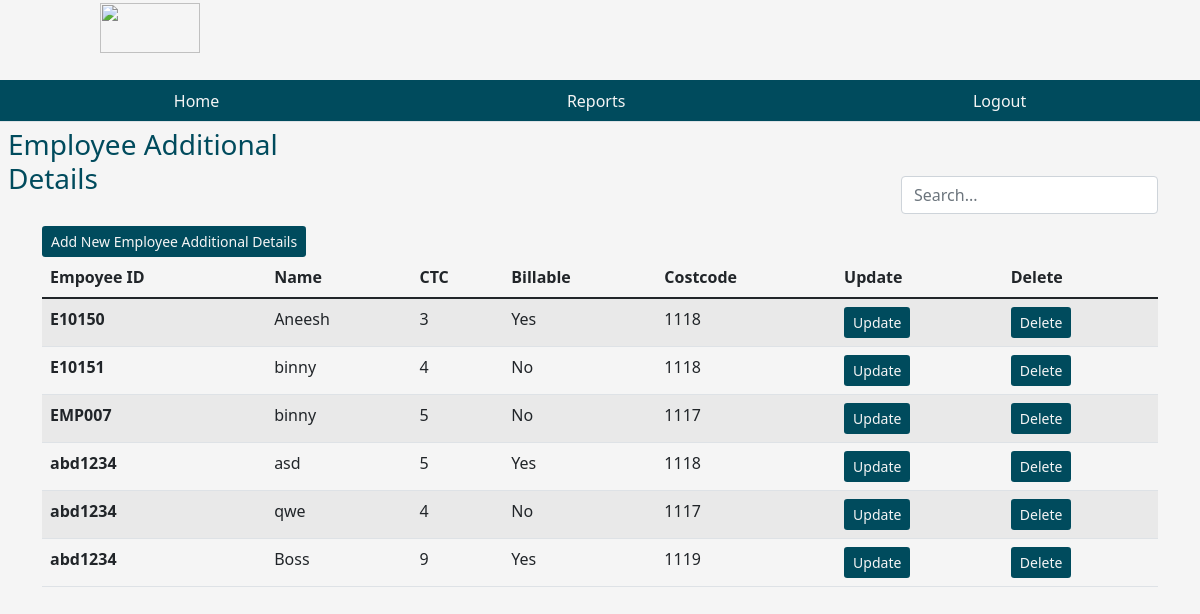
The page /employeeadddetails on the database its author committed.
### tables this page shows
CREATE TABLE empadddetails (slno INTEGER PRIMARY KEY AUTOINCREMENT, name text NOT NULL, ctc INTEGER(20), billable text, costcodes INTEGER(20), empid varchar(50));

### app.py (the view)
@app.route('/employeeadddetails')
def employeeadddetails():
    user = get_current_user()
    db = get_database()
    ead_cur = db.execute('select * from empadddetails ')
    allead = ead_cur.fetchall()
    return render_template('employeeadddetails.html', user = user, allead = allead)

### app.py (called while the page is built)
@app.teardown_appcontext
def close_database(error):
    if hasattr(g, 'crudapplication_db'):
        g.crudapplication_db.close()

def get_current_user():
    user = None
    if 'user' in session:
        user = session['user']
        db = get_database()
        user_cur = db.execute('select * from users where name = ?', [user])
        user = user_cur.fetchone()
    return user

@app.before_request
def before_request():
    g.user = None
    if 'user_id' in session:
        user = [x for x in users if x.id == session['user_id']][0]
        g.user = user

### database.py (called while the page is built)
def connect_to_database():
    sql = sqlite3.connect('C:/Users/user/Desktop/components/components/crudapplication.db')
    sql.row_factory = sqlite3.Row
    return sql

def get_database():
    if not hasattr(g, 'crudapplication_db'):
        g.crudapplication_db = connect_to_database()
    return g.crudapplication_db

### templates/employeeadddetails.html (shortened to what this page needs)
{% from "showlinks.html" import show_links %}
<!DOCTYPE html>
<html lang="en">
<head>
    <link href="https://cdn.jsdelivr.net/npm/bootstrap@5.1.3/dist/css/bootstrap.min.css" rel="stylesheet">
    <link rel="stylesheet" href="{{ url_for('static', filename='dashboard.css')}}" type = "text/css">
</head>
<body>
      <div class="parent">
        <div class="child child1">
          <h1 class="text-center"><i><img src=" https://www.netanalytiks.com/img/core-img/logo2.png" width="100" height="50"></i></h1>
        </div>
        <div class="child child3">
          {{ show_links() }}
        </div>
        <div class="child child4">
            <h3 class="m-2">Employee Additional Details</h3>
        </div>
        <div class="child child5" style="color:rgb(0, 75, 93);">
        </div>
        <div class="child child6  container" style="color:rgb(0, 75, 93);">
              <div class="table-responsive-lg caption-top">
                <a class="btn btn-sm" style="background-color:rgb(0, 75, 93); color:whitesmoke; float: left; margin-top: 50px;" href="{{ url_for('addnewemployeeadddetails')}}">Add New Employee Additional Details</a>
                <form class="form-inline my-2 my-lg-0" style="display: inline-block; float: right;">
                  <input type="search" placeholder="Search..." class="form-control search-input mr-sm-2" aria-label="Search"  data-table="customers-list"/>
                </form>
                <table class="table table-striped mt32 customers-list">
                    <thead>
                        <tr>
                          <th scope="col">Empoyee ID</th>
                          <th scope="col">Name</th>
                          <th scope="col">CTC</th>
                          <th scope="col">Billable</th>
                          <th scope="col">Costcode</th>
                          <th scope="col">Update</th>
                          <th scope="col">Delete</th>
                        </tr>
                      </thead>
                      <tbody>
                        {% for ead in allead %}
                        <tr>
                          <th scope="row">{{ ead['empid'] }} </th>
                          <td>{{ ead['name'] }}</td>
                          <td>{{ ead['ctc'] }}</td>
                          <td>{{ ead['billable'] }}</td>
                          <td>{{ ead['costcodes'] }}</td>
                          <td><a class="btn btn-sm" style="background-color:rgb(0, 75, 93); color:whitesmoke;" href="{{ url_for('fetchoneead', slno = ead['slno'] )}}">Update</a></td>
                          <td><a class="btn btn-sm" style="background-color:rgb(0, 75, 93); color:whitesmoke;" href="{{ url_for('deleteemployeeadddetails', slno = ead['slno'] )}}">Delete</a></td>
                        </tr>
                        {% endfor %}
                      </tbody>
                </table>
              </div>
        </div>
</body>
</html>

### static/dashboard.css (style rules this page uses)
html, body { height: 100%; background-color:whitesmoke; color:rgb(0, 75, 93); }
.parent { height: 100%; display: grid; grid-template-columns: repeat(4, 1fr); grid-template-rows: 10% 5% 7% auto 7%; }
.child { margin-bottom: 10px; }
.child1 { grid-column: 1/2; grid-row: 1/2; }
.child3 { grid-column: 1/-1; grid-row: 2/3; }
.child4 { grid-column: 1/2; grid-row: 3/4; }
.child5 { grid-column: 4/5; grid-row: 3/4; text-align: center; }
.child6 { grid-column: 1/-1; grid-row: 4/5; }

### rows shown on the page
empadddetails: empid "E10150", name "Aneesh", ctc "3", billable "Yes", costcodes "1118"
empadddetails: empid "E10151", name "binny", ctc "4", billable "No", costcodes "1118"
empadddetails: empid "EMP007", name "binny", ctc "5", billable "No", costcodes "1117"
empadddetails: empid "abd1234", name "asd", ctc "5", billable "Yes", costcodes "1118"
empadddetails: empid "abd1234", name "qwe", ctc "4", billable "No", costcodes "1117"
empadddetails: empid "abd1234", name "Boss", ctc "9", billable "Yes", costcodes "1119"
